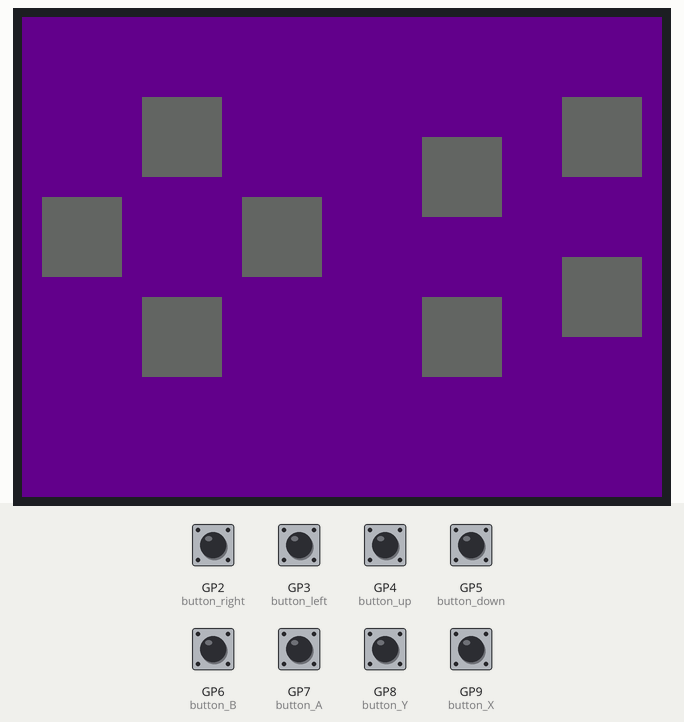
This program was run on a simulated Raspberry Pi Pico running CircuitPython. Shown: 320×240 colour display. Inputs (shaded band) come from the test bench; at power-on: GP2 (button_right), GP3 (button_left), GP4 (button_up), GP5 (button_down), GP6 (button_B), GP7 (button_A), GP8 (button_Y), GP9 (button_X) HIGH.

Above: at 1.2 s.
1.3 s: GP2 (button_right) pulled LOW for 0.15 s
At 1.39 s:
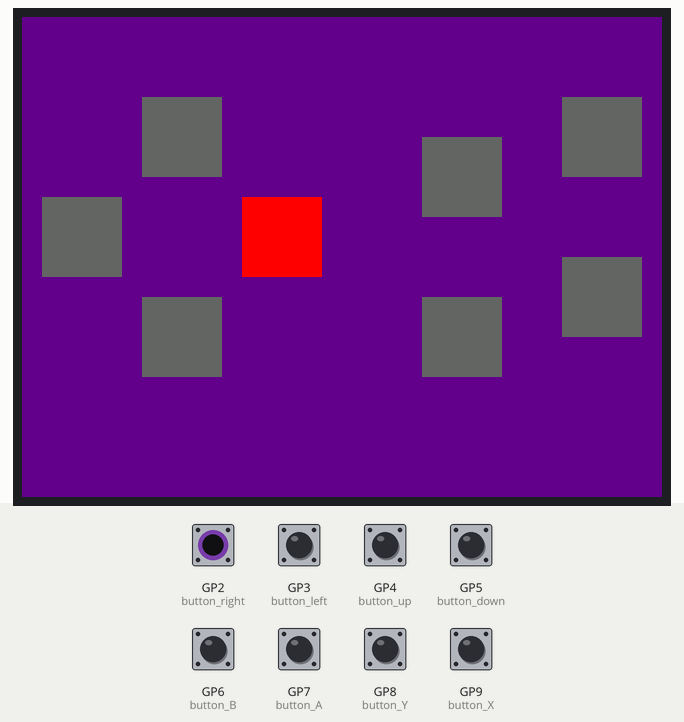
2.9 s: GP3 (button_left) pulled LOW for 0.15 s
At 2.99 s:
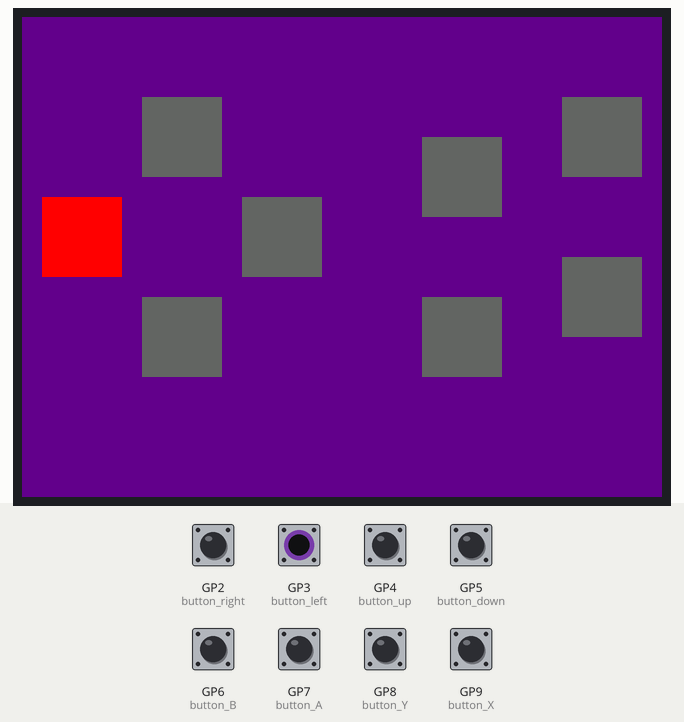
4.5 s: GP4 (button_up) pulled LOW for 0.15 s
At 4.59 s:
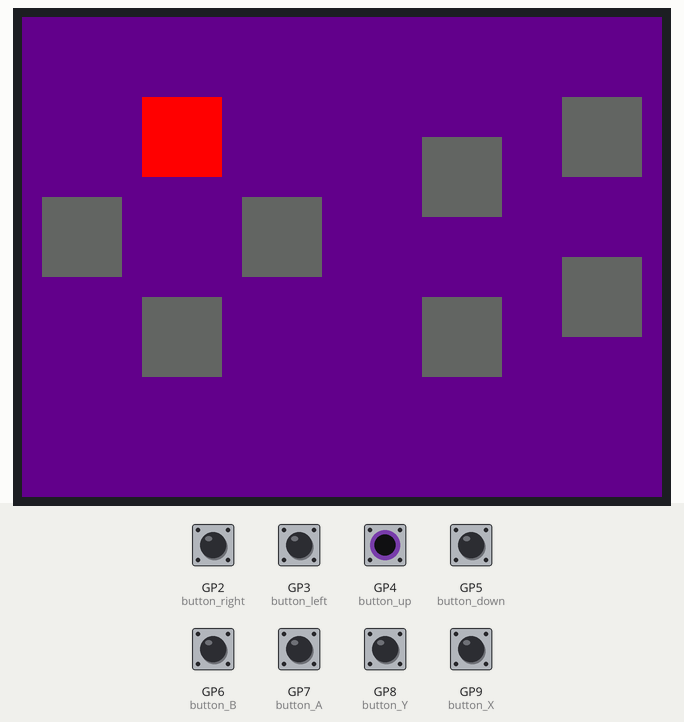
6.1 s: GP5 (button_down) pulled LOW for 0.15 s
At 6.19 s:
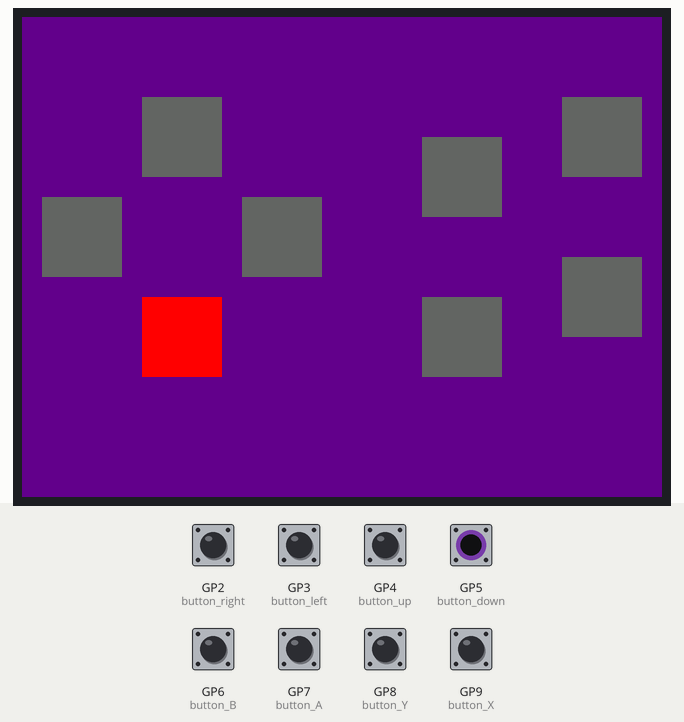
7.7 s: GP6 (button_B) pulled LOW for 0.15 s
At 7.79 s:
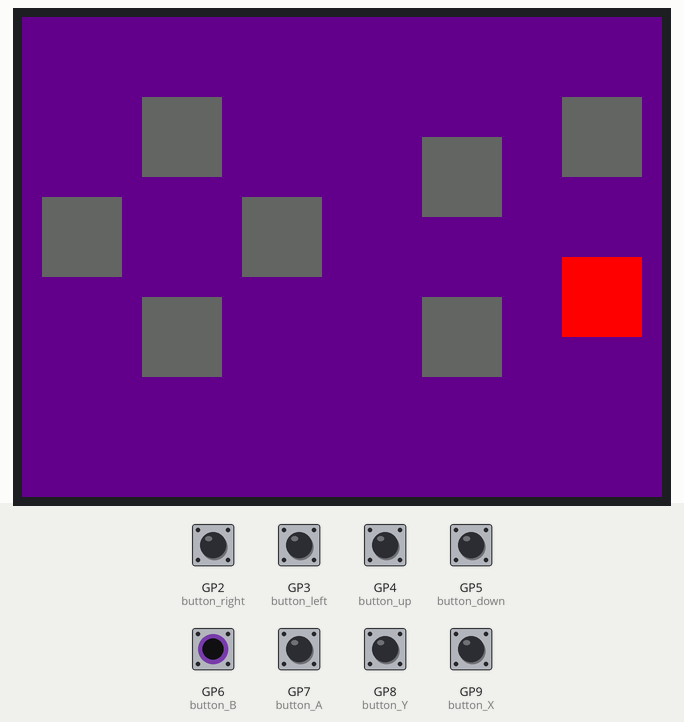
9.3 s: GP7 (button_A) pulled LOW for 0.15 s
At 9.39 s:
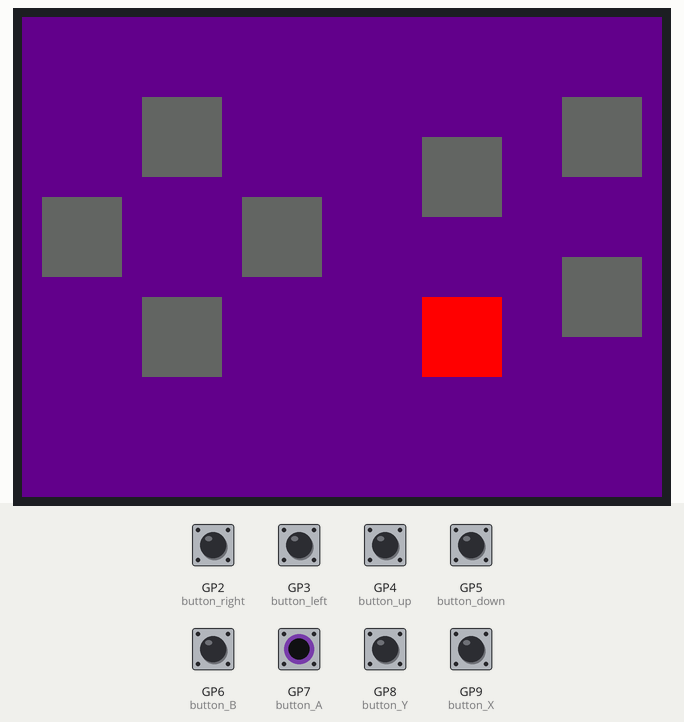
Timing chart, 0 to 11.9 s (numbered marks = the images above; inputs shaded):
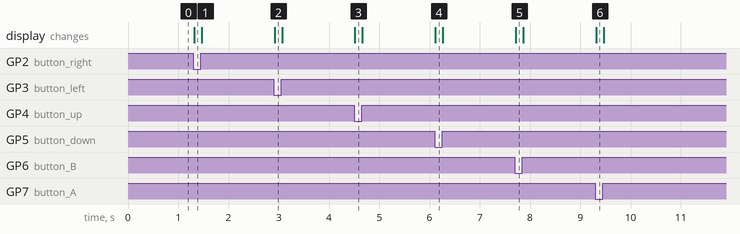

Measured:
- after the input at 1.3 s, the display: changes at once (image 1)
- after the input at 2.9 s, the display: changes at once (image 2)
- after the input at 4.5 s, the display: changes at once (image 3)
- after the input at 6.1 s, the display: changes at once (image 4)
- after the input at 7.7 s, the display: changes at once (image 5)
- after the input at 9.3 s, the display: changes at once (image 6)

The program:

buttontest.py
```python
import time
import board
import digitalio
import displayio
import busio
import fourwire
from adafruit_st7789 import ST7789
from adafruit_display_shapes.rect import Rect

# 2 Zoll 320x240 Waveshare Display 19888
cs=board.GP21
dc=board.GP17
reset=board.GP20
bl=board.GP16
# Release any resources currently in use for the displays
displayio.release_displays()
spi = busio.SPI(board.GP18, board.GP19)
display_bus = fourwire.FourWire(spi, command=dc, chip_select=cs, reset=reset)
display = ST7789(display_bus, rotation=270, width=320, height=240, backlight_pin=bl, rowstart=0, colstart=0)
# Backlight: 0 - aus, 1 - an
display.brightness = 1
main = displayio.Group()

# linke Reihe
button_up = digitalio.DigitalInOut(board.GP4)
button_up.switch_to_input(pull=digitalio.Pull.UP)
button_down = digitalio.DigitalInOut(board.GP5)
button_down.switch_to_input(pull=digitalio.Pull.UP)
button_right = digitalio.DigitalInOut(board.GP2)
button_right.switch_to_input(pull=digitalio.Pull.UP)
button_left = digitalio.DigitalInOut(board.GP3)
button_left.switch_to_input(pull=digitalio.Pull.UP)

button_X = digitalio.DigitalInOut(board.GP9)
button_X.switch_to_input(pull=digitalio.Pull.UP)
button_Y = digitalio.DigitalInOut(board.GP8)
button_Y.switch_to_input(pull=digitalio.Pull.UP)
button_A = digitalio.DigitalInOut(board.GP7)
button_A.switch_to_input(pull=digitalio.Pull.UP)
button_B = digitalio.DigitalInOut(board.GP6)
button_B.switch_to_input(pull=digitalio.Pull.UP)

## Make a background color fill for the weather
color_bitmap_temp = displayio.Bitmap(display.width, display.height, 3)
color_palette = displayio.Palette(1)
color_palette[0] = 0x660088
bg_sprite = displayio.TileGrid(color_bitmap_temp, pixel_shader=color_palette, x=0, y=0)
main.append(bg_sprite)

rect1 = Rect(60, 40, 40, 40, fill=0x666666)
main.append(rect1)
rect2 = Rect(60, 140, 40, 40, fill=0x666666)
main.append(rect2)
rect3 = Rect(110, 90, 40, 40, fill=0x666666)
main.append(rect3)
rect4 = Rect(10, 90, 40, 40, fill=0x666666)
main.append(rect4)

rect_X = Rect(200, 60, 40, 40, fill=0x666666)
main.append(rect_X)
rect_Y = Rect(270, 40, 40, 40, fill=0x666666)
main.append(rect_Y)
rect_A = Rect(200, 140, 40, 40, fill=0x666666)
main.append(rect_A)
rect_B = Rect(270, 120, 40, 40, fill=0x666666)
main.append(rect_B)

display.root_group = main

while True:
    if button_up.value == False:
        rect1.fill = 0xff0000
    else:
        rect1.fill = 0x666666
    if button_down.value == False:
        rect2.fill = 0xff0000
    else:
        rect2.fill = 0x666666
    if button_right.value == False:
        rect3.fill = 0xff0000
    else:
        rect3.fill = 0x666666
    if button_left.value == False:
        rect4.fill = 0xff0000
    else:
        rect4.fill = 0x666666
    if button_X.value == False:
        rect_X.fill = 0xff0000
    else:
        rect_X.fill = 0x666666
    if button_Y.value == False:
        rect_Y.fill = 0xff0000
    else:
        rect_Y.fill = 0x666666
    if button_A.value == False:
        rect_A.fill = 0xff0000
    else:
        rect_A.fill = 0x666666
    if button_B.value == False:
        rect_B.fill = 0xff0000
    else:
        rect_B.fill = 0x666666
```
